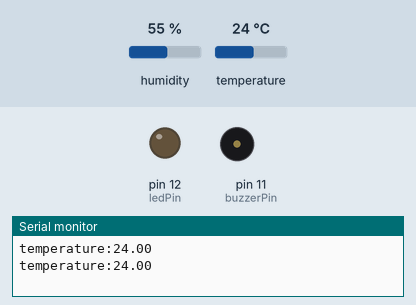
This sketch was run on a simulated Arduino Uno, built with avr-gcc and run on an emulated ATmega328P. Shown: output pins drawn as LEDs (lit = HIGH), buzzer (waves = sounding, pin HIGH), the last lines printed to the serial monitor. The inputs (shaded band) are chosen by the test bench; at power-on: temperature 24 °C, humidity 55 %.

Above: at 2.8 s.
2.9 s: temperature set to 29 °C
5.6 s: temperature set to 32 °C
At 7.2 s:
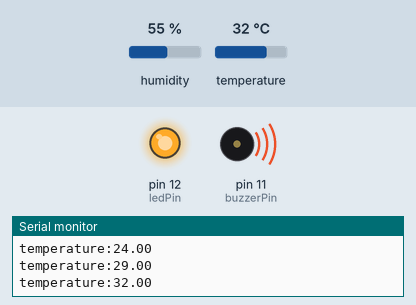
8.3 s: temperature set to 12 °C
At 10.8 s:
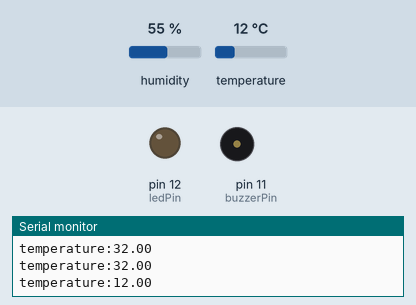
11.6 s: temperature set to 33 °C
At 13.2 s:
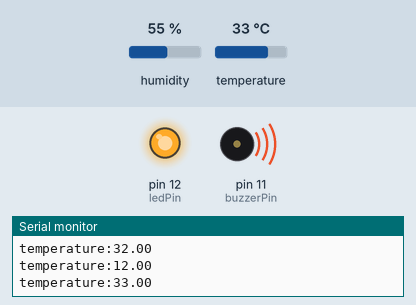
Timing chart, 0 to 14.7 s (numbered marks = the images above; inputs shaded):
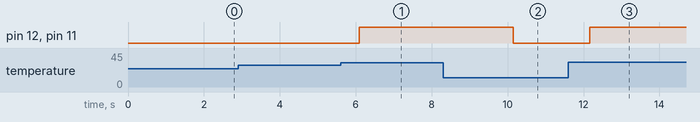

The sketch:

DHT_1.ino
```cpp
#include <DHT.h>
#define DHTPIN 2
#define DHTTYPE DHT11
DHT dht(DHTPIN,DHTTYPE);
int ledPin=12;
int buzzerPin=11;

void setup() {
 pinMode(ledPin,OUTPUT);
 pinMode(buzzerPin,OUTPUT);
 dht.begin();
 Serial.begin(9600);
}

void loop() {
float temp=dht.readTemperature();
Serial.print("temperature:");
Serial.println(temp);
if (temp>30){
digitalWrite(ledPin,HIGH);
digitalWrite(buzzerPin,HIGH);
}
else {
  digitalWrite(ledPin,LOW);
  digitalWrite(buzzerPin,LOW);
}
delay(2000);
}
```

Measured:
- the behaviour switches between 30 and 31 °C on temperature (found by bisection; images 0 and 1)
- after the input at 5.6 s, pin 12 (ledPin), pin 11 (buzzerPin): LOW → HIGH after 0.50 s
- after the input at 8.3 s, pin 12 (ledPin), pin 11 (buzzerPin): HIGH → LOW after 1.8 s
- after the input at 11.6 s, pin 12 (ledPin), pin 11 (buzzerPin): LOW → HIGH after 0.57 s
